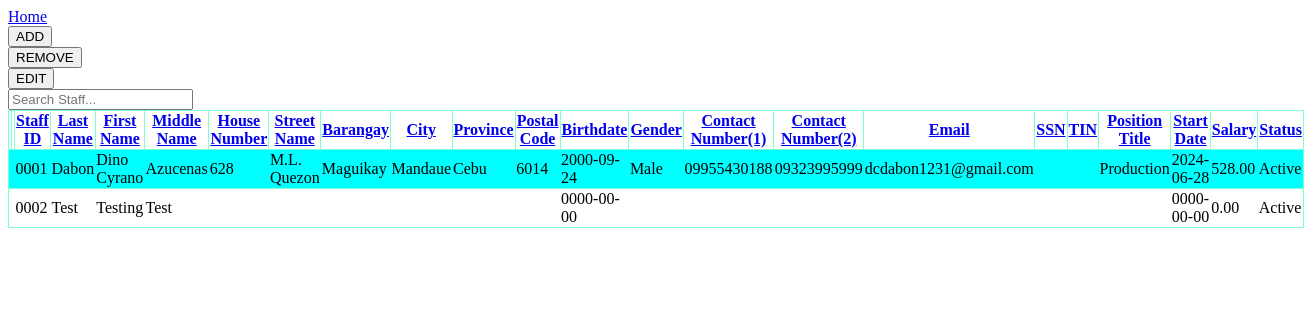
Before: /staff.php with the older database file.
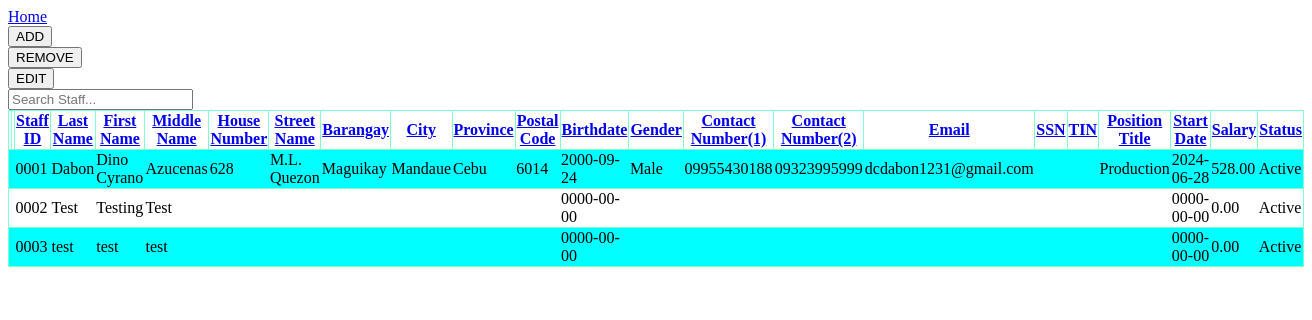
After: the same page with the newer database file.
### tables this page shows
CREATE TABLE `staff` (
  `staff_ID` varchar(20) NOT NULL,
  `last_name` varchar(50) NOT NULL,
  `first_name` varchar(50) NOT NULL,
  `middle_name` varchar(50) DEFAULT NULL,
  `house_number` varchar(20) DEFAULT NULL,
  `street_name` varchar(50) DEFAULT NULL,
  `barangay` varchar(50) DEFAULT NULL,
  `city` varchar(50) DEFAULT NULL,
  `province` varchar(50) DEFAULT NULL,
  `postal_code` varchar(20) DEFAULT NULL,
  `birth_date` date DEFAULT NULL,
  `gender` varchar(50) DEFAULT NULL,
  `contact_1` varchar(20) DEFAULT NULL,
  `contact_2` varchar(20) DEFAULT NULL,
  `email` varchar(50) DEFAULT NULL,
  `SSN` varchar(50) DEFAULT NULL,
  `TIN` varchar(50) DEFAULT NULL,
  `position_title` varchar(50) NOT NULL,
  `start_date` date NOT NULL,
  `salary` decimal(10,2) DEFAULT NULL,
  `status` enum('Active','Inactive') NOT NULL DEFAULT 'Active'
);

### staff.php (the view, shortened to what this page needs)
<!DOCTYPE html>
<html>
    <head>
    </head>
    <body>
        <a href="index.php">Home</a>
        <br>
        <button onclick="showAdd()">ADD</button>
        <form method="post">
            <button id="remover" name="removeButton" value="staff">REMOVE</button>
        </form>
        <form method="post">
            <button id="editor" name="editButton" value="staff">EDIT</button>
        </form>
        <input onkeyup="filterTable()" id="search" type="text" placeholder="Search Staff...">
        <br>
    </body>
</html>
<?php
    $conn = mysqli_connect("localhost","root","","mamaflors");
    if ($conn->connect_error) {
        die("ERROR". $conn->connect_error);
    }
    else{
        $sql = "SELECT * FROM staff";
        $result = $conn->query($sql);
        $row = $result->fetch_all(MYSQLI_ASSOC);
        if(sizeof($row) > 0){
            echo "
                <table id='table'>
                    <tr>
                        <th></th>
                        <th></th>
                        <th><a href='?sort=staff_ID'>Staff ID</a></th>
                        <th><a href='?sort=last_name'>Last Name</a></th>
                        <th><a href='?sort=first_name'>First Name</a></th>
                        <th><a href='?sort=middle_name'>Middle Name</a></th>
                        <th><a href='?sort=house_number'>House Number</a></th>
                        <th><a href='?sort=street_name'>Street Name</a></th>
                        <th><a href='?sort=barangay'>Barangay</a></th>
                        <th><a href='?sort=city'>City</a></th>
                        <th><a href='?sort=province'>Province</a></th>
                        <th><a href='?sort=postal_code'>Postal Code</a></th>
                        <th><a href='?sort=birth_date'>Birthdate</a></th>
                        <th><a href='?sort=gender'>Gender</a></th>
                        <th><a href='?sort=contact_1'>Contact Number(1)</a></th>
                        <th><a href='?sort=contact_2'>Contact Number(2)</a></th>
                        <th><a href='?sort=email'>Email</a></th>
                        <th><a href='?sort=SSN'>SSN</a></th>
                        <th><a href='?sort=TIN'>TIN</a></th>
                        <th><a href='?sort=position_title'>Position Title</a></th>
                        <th><a href='?sort=start_date'>Start Date</a></th>
                        <th><a href='?sort=salary'>Salary</a></th>
                        <th><a href='?sort=status'>Status</a></th>
                    </tr>
                ";
            for($x = 0; $x < sizeof($row); $x++){
                echo "
                    <tr>
                        <td>
                            <form method='get'>
                                <input type='hidden' value='".($row[$x]['staff_ID'])."' name='edit'>
                                <button class='edit-row' id='edit-row$x' type='submit'>EDIT</button>
                            </form>
                        </td>
                        <td>
                            <form method='get'>
                                <input type='hidden' value='".($row[$x]['staff_ID'])."' name='removeID'>
                                <input type='hidden' value='staff' name='tableName'>
                                <input type='hidden' value='staff_ID' name='columnName'>
                                <button class='remove-row' id='remove-row$x' name='remove'>Remove</button>
                            </form>
                        </td>
                        <td>".$row[$x]['staff_ID']."</td>
                        <td>".$row[$x]['last_name']."</td>
                        <td>".$row[$x]['first_name']."</td>
                        <td>".$row[$x]['middle_name']."</td>
                        <td>".$row[$x]['house_number']."</td>
                        <td>".$row[$x]['street_name']."</td>
                        <td>".$row[$x]['barangay']."</td>
                        <td>".$row[$x]['city']."</td>
                        <td>".$row[$x]['province']."</td>
                        <td>".$row[$x]['postal_code']."</td>
                        <td>".$row[$x]['birth_date']."</th>
                        <td>".$row[$x]['gender']."</td>
                        <td>".$row[$x]['contact_1']."</td>
                        <td>".$row[$x]['contact_2']."</td>
                        <td>".$row[$x]['email']."</td>
                        <td>".$row[$x]['SSN']."</td>
                        <td>".$row[$x]['TIN']."</td>
                        <td>".$row[$x]['position_title']."</td>
                        <td>".$row[$x]['start_date']."</td>
                        <td>".$row[$x]['salary']."</td>
                        <td>".$row[$x]['status']."</td>
                    </tr>
                ";
            }
            echo "</table>";
        }
        else{
            echo "Database is Empty";
        }
    }
?>

Changed rows visible on the page:
added staff: staff_ID "0003", last_name "test", first_name "test", middle_name "test", birth_date "0000-00-00", start_date "0000-00-00", salary "0.00", status "Active"
